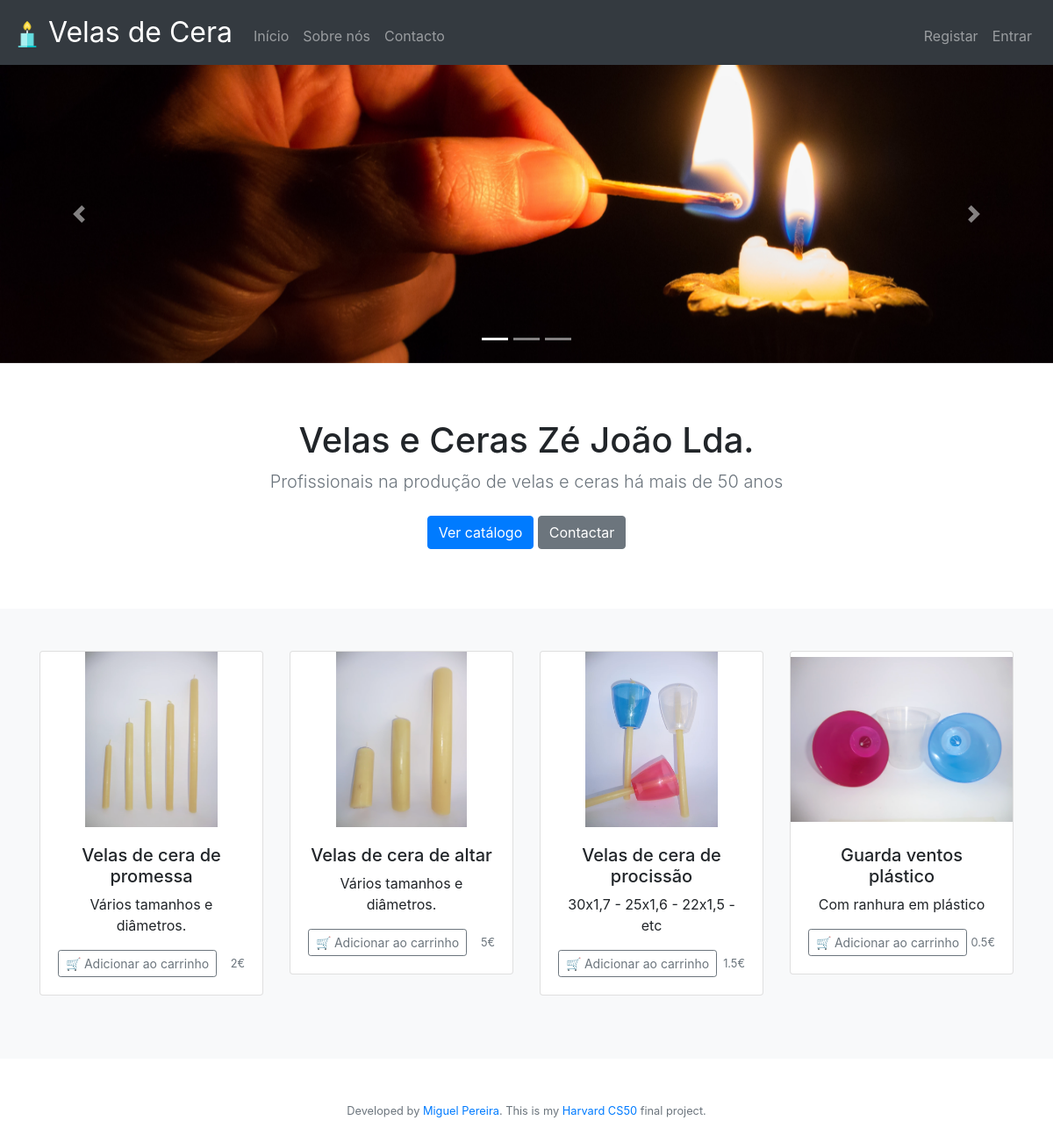
The page / on the database its author committed.
### tables this page shows
CREATE TABLE produtos (
id integer not null primary key autoincrement,
image text,
name text not null,
desc text, price numeric);

### app.py (the view, shortened to what this page needs)
@app.route("/", methods=["GET", "POST"])
def index():
    produtos = db.execute("select id, name, desc, price, image from produtos")
    return render_template("index.html", produtos=produtos)

### app.py (called while the page is built)
@app.after_request
def after_request(response):
    response.headers["Cache-Control"] = "no-cache, no-store, must-revalidate"
    response.headers["Expires"] = 0
    response.headers["Pragma"] = "no-cache"
    return response

### templates/index.html (shortened to what this page needs)
{% extends "layout.html" %}
{% block main %}
<div id="carousel" class="carousel slide" data-ride="carousel">
    <ol class="carousel-indicators">
      <li data-target="#carousel" data-slide-to="0" class="active"></li>
      <li data-target="#carousel" data-slide-to="1"></li>
      <li data-target="#carousel´" data-slide-to="2"></li>
    </ol>
    <div class="carousel-inner">
        <div class="carousel-item active">
          <img src="/static/image/person-holding-match-stick-with-fire-in-front-of-candle-with-159436.jpg" style="object-fit:cover" alt="" height="340px" width="100%">
        </div>
    </div>
    <a class="carousel-control-prev" href="#carousel" role="button" data-slide="prev">
      <span class="carousel-control-prev-icon" aria-hidden="true"></span>
    </a>
    <a class="carousel-control-next" href="#carousel" role="button" data-slide="next">
      <span class="carousel-control-next-icon" aria-hidden="true"></span>
    </a>
  </div>
  <section class="jumbotron text-center" style="background-color: transparent; margin-bottom: -20px;">
    <div class="container">
      <h1 class="jumbotron-heading">Velas e Ceras Zé João Lda.</h1>
      <p class="lead text-muted">Profissionais na produção de velas e ceras há mais de 50 anos</p>
      <p>
        <a href="#catalogo" class="btn btn-primary my-2">Ver catálogo</a>
        <a href="contacto" class="btn btn-secondary my-2">Contactar</a>
      </p>
    </div>
  </section>
  <form action="/" method="post" enctype=multipart/form-data>
<div class="album py-5 bg-light" id="catalogo">
    <div class="container">
        <div class="row">
            {% for produto in produtos %}
            <div class="col-md-3">
                <div class="card mb-4 box-shadow">
                  <img class="card-img-top" src="/static/image/uploads/{{ produto.image }}" style="object-fit:scale-down; height: 200px;">
                  <div class="card-body">
                    <h5>{{ produto.name }}</h5>
                    <p class="card-text">{{ produto.desc }}</p>
                    <div class="d-flex justify-content-between align-items-center">
                      <div class="btn-group">
                        <button class="btn btn-sm btn-outline-secondary" type="submit" name="submit_button" value="{{ produto.id}}">🛒 Adicionar ao carrinho</button>
                      </div>
                      <small class="text-muted">{{ produto.price }}€</small>
                    </div>
                  </div>
                </div>
              </div>
            {% endfor %}
        </div>
    </div>
</div>
</form>
{% endblock %}

### templates/layout.html (shortened to what this page needs)
<!DOCTYPE html>
<html lang="pt">
    <head>
        <link href="https://maxcdn.bootstrapcdn.com/bootstrap/4.1.3/css/bootstrap.min.css" rel="stylesheet">
        <link href="/static/styles.css" rel="stylesheet">
    </head>
    <body>
        <nav class="navbar fixed-top navbar-expand-md navbar-dark bg-dark">
            <a class="navbar-brand" href="/"><img src="/static/favicon.png" width="30" height="30" class="d-inline-block align-center" alt="/"> Velas de Cera</a>
            <div class="collapse navbar-collapse" id="navbar">
                    <ul class="navbar-nav mr-auto mt-2">
                        <li class="nav-item"><a class="nav-link" href="/">Início</a></li>
                        <li class="nav-item"><a class="nav-link" href="/about">Sobre nós</a></li>
                        <li class="nav-item"><a class="nav-link" href="/contacto">Contacto</a></li>
                    </ul>
                {% if session.user_id %}
                    <ul class="navbar-nav ml-auto mt-2">
                        {% if session.user_type == 'admin' %}
                            <li class="nav-item"><a class="nav-link" href="/admin" style="color: yellow;">Admin</a></li>
                        {% else %}
                            <li class="nav-item"><a class="btn btn-primary" href="/cart">
                                <span style="color: white">
                                    <i class="fas fa-shopping-cart"></i>
                              </span> Carrinho</a></li>
                            <li class="nav-item"><a class="nav-link" href="/conta">Conta</a></li>
                        {% endif %}
                        <li class="nav-item"><a class="nav-link" href="/logout">Sair</a></li>
                    </ul>
                {% else %}
                    <ul class="navbar-nav ml-auto mt-2">
                        <li class="nav-item"><a class="nav-link" href="/register">Registar</a></li>
                        <li class="nav-item"><a class="nav-link" href="/login">Entrar</a></li>
                    </ul>
                {% endif %}
            </div>
        </nav>
        <main style="margin-top: 74px;">
            {% block main %}{% endblock %}
        </main>
        <footer class="small text-center text-muted" style="margin-top: 50px; margin-bottom: 50px;">
            Developed by <a href="https://www.linkedin.com/in/miguelduartepereira/">Miguel Pereira</a>. This is my <a href="https://cs50.harvard.edu/x/2020/project/">Harvard CS50</a> final project.
        </footer>
    </body>
</html>

### static/styles.css (style rules this page uses)
nav .navbar-brand { font-size: xx-large; }
main { overflow-x: auto; text-align: center; }
main img { max-width: 100%; }

### rows shown on the page
produtos: image (picture), name "Velas de cera de promessa", desc "Vários tamanhos e diâmetros.", {{ produto.id }} 12 (drawn), price "2"
produtos: image (picture), name "Velas de cera de altar", desc "Vários tamanhos e diâmetros.", {{ produto.id }} 13 (drawn), price "5"
produtos: image (picture), name "Velas de cera de procissão", desc "30x1,7 - 25x1,6 - 22x1,5 - etc", {{ produto.id }} 14 (drawn), price "1.5"
produtos: image (picture), name "Guarda ventos plástico", desc "Com ranhura em plástico", {{ produto.id }} 15 (drawn), price "0.5"
